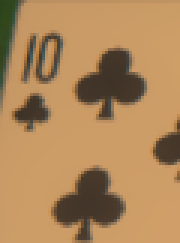
#> input picture templates/cards_new/10_clubs.png, 60 x 81 px (shown 3 times larger)
$ python test_card_detector.py
#> lines starting #> are read from the running program, lines starting #| are printed output that depends on the picture
### detector.py
from __future__ import annotations

from dataclasses import dataclass
from enum import Enum, auto
from pathlib import Path
from typing import Optional

import cv2
import numpy as np
from PIL import Image

from models import Card, Rank, Suit


class LiveUIState(Enum):
    UNKNOWN = auto()
    WAIT_READY = auto()
    WAIT_COLOR_DECISION = auto()
    WAIT_HIGHER_LOWER_DECISION = auto()
    WAIT_INSIDE_OUTSIDE_DECISION = auto()
    WAIT_SUIT_DECISION = auto()
    TRANSITION = auto()


@dataclass(frozen=True, slots=True)
class DetectedCard:
    card: Card
    confidence: float
    source: str = "unknown"


@dataclass(frozen=True, slots=True)
class DetectedButtons:
    ready_visible: bool = False
    red_visible: bool = False
    black_visible: bool = False
    higher_visible: bool = False
    lower_visible: bool = False
    inside_visible: bool = False
    outside_visible: bool = False
    hearts_visible: bool = False
    clubs_visible: bool = False
    diamonds_visible: bool = False
    spades_visible: bool = False
    forfeit_visible: bool = False


@dataclass(frozen=True, slots=True)
class PanelSpec:
    name: str
    template: str
    region: tuple[int, int, int, int]


# ── Button detection ──────────────────────────────────────────────────────────

class ButtonDetector:
    READY_REGION    = (860, 680, 1064, 720)
    READY_TEMPLATE  = "ready.png"
    READY_THRESHOLD = 0.55
    PANEL_THRESHOLD = 0.70

    PANELS = [
        PanelSpec("color",          "color_panel.png",          (780, 730, 1140, 850)),
        PanelSpec("higher_lower",   "higher_lower_panel.png",   (780, 730, 1140, 850)),
        PanelSpec("inside_outside", "inside_outside_panel.png", (780, 730, 1140, 850)),
        PanelSpec("suit",           "suit_panel.png",           (813, 748, 1107, 920)),
    ]

    # [77 lines left out: functions __init__, detect_buttons, _buttons_for_panel, _score, _load, _crop_gray, not called in this run]


# ── State detection ───────────────────────────────────────────────────────────

class StateDetector:
    def __init__(self, button_detector: Optional[ButtonDetector] = None) -> None:
        self.button_detector = button_detector or ButtonDetector()

    def detect_ui_state(self, image) -> LiveUIState:
        return self._from_buttons(self.button_detector.detect_buttons(image))

    # [12 lines left out: function _from_buttons, not called in this run]


# ── Card detection ────────────────────────────────────────────────────────────

class CardDetector:
    CORNER_CROP_W            = 0.42
    CORNER_CROP_H            = 0.42
    CORNER_MATCH_THRESHOLD   = 0.9
    CARD_PRESENCE_EDGE_THRESHOLD = 1200
    CARD_PRESENCE_DARK_RATIO = 0.02

    def __init__(
        self,
        template_dir: str | Path = "templates/cards_new",
        debug: bool = False,
        save_crops: bool = False,
    ) -> None:
        self.template_dir = Path(template_dir)
        self.debug = debug
        self.save_crops = save_crops
        self._crop_counter = 0
        self._templates: list[tuple[Card, np.ndarray]] = []
        self._load_templates()

    def detect_card_at(self, image, region) -> Optional[DetectedCard]:
        region_box = self._to_box(region)
        roi = image.crop((region_box[0], region_box[1],
                          region_box[0] + region_box[2], region_box[1] + region_box[3]))

        if self.save_crops:
            roi.save(Path(f"_dbg_crop_{self._crop_counter:04d}_{region_box[0]}x{region_box[1]}.png"))
            self._crop_counter += 1

        if not self._card_present(roi):
            if self.debug:
                print(f"[DEBUG] no card present in region={region_box}")
            return None

        card, score = self._match_corner(roi)
        if card is None:
            if self.debug:
                print(f"[DEBUG] card visible but not recognized in region={region_box}")
            return None

        if score < self.CORNER_MATCH_THRESHOLD:
            print(f"[WARN] low confidence match: {card} score={score:.3f}")

        return DetectedCard(card=card, confidence=score, source=str(region_box))

    # ── Internal ──────────────────────────────────────────────────────────────

    def _load_templates(self) -> None:
        if not self.template_dir.exists():
            print(f"[WARN] template directory not found: {self.template_dir}")
            return

        for path in sorted(self.template_dir.glob("*.png")):
            card = self._parse_name(path.stem)
            if card is None:
                continue
            img = cv2.imread(str(path), cv2.IMREAD_GRAYSCALE)
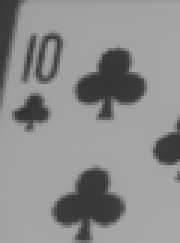
#> img: shape (81, 60) (shown 3 times larger); min 52, max 167, mean 141.2
            if img is None:
                continue
            self._templates.append((card, img))
            if self.debug:
                print(f"[DEBUG] loaded: {path.name} → {card}")
#> pass 2 of the loop in _load_templates, `for path in sorted(self.template_dir.glob("*.png")):`:
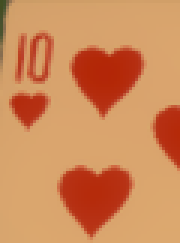
#> input picture templates/cards_new/10_hearts.png, 60 x 81 px (shown 3 times larger)
#> in _load_templates, `img = cv2.imread(str(path), cv2.IMREAD_GRAYSCALE)`:
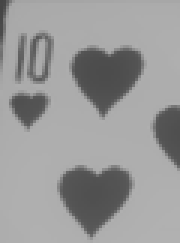
#> img: shape (81, 60) (shown 3 times larger); min 69, max 177, mean 152.9
#> pass 3 of the loop in _load_templates, `for path in sorted(self.template_dir.glob("*.png")):`:
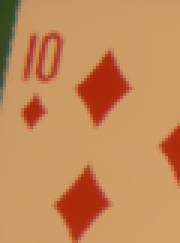
#> input picture templates/cards_new/10_karo.png, 60 x 81 px (shown 3 times larger)
#> in _load_templates, `img = cv2.imread(str(path), cv2.IMREAD_GRAYSCALE)`:
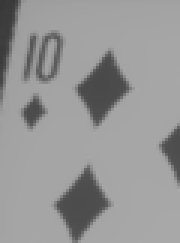
#> img: shape (81, 60) (shown 3 times larger); min 56, max 169, mean 150.2
#> in test_card_detector_detect_card_at_returns_none_for_empty_slot, `image = Image.new("RGB", (1280, 720), "darkgreen")`:
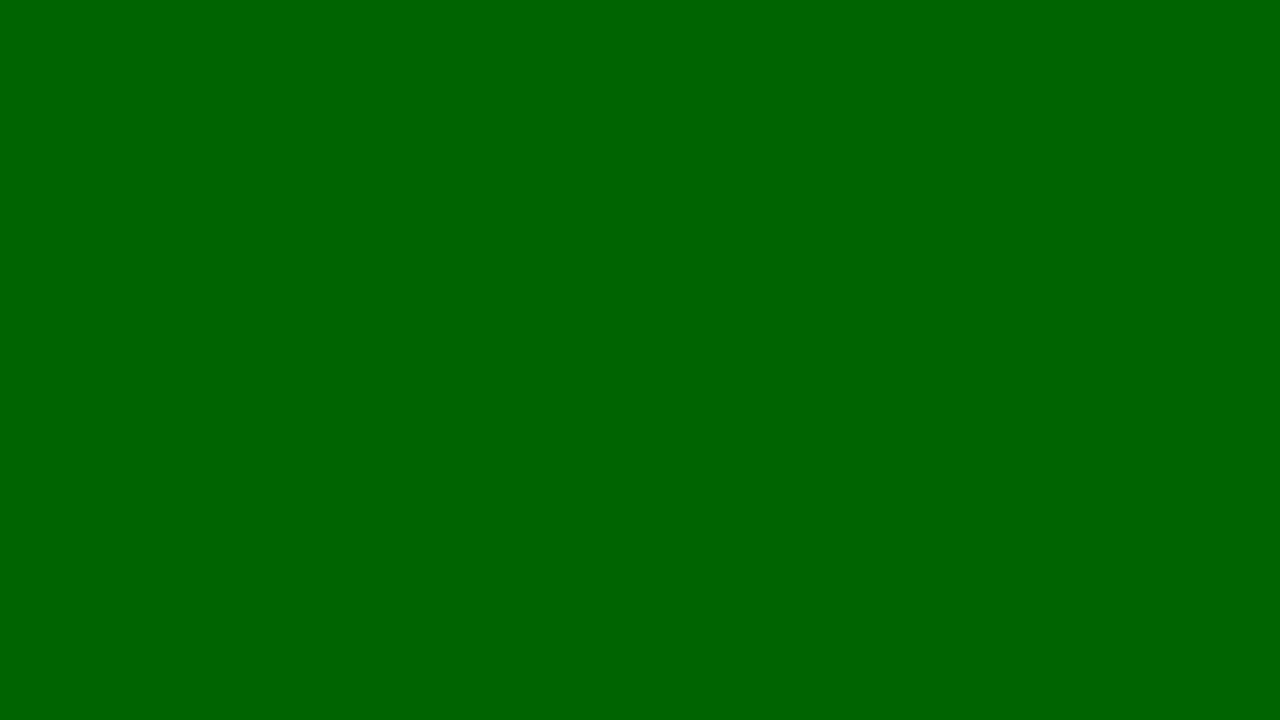
#> image: PIL image 1280x720 RGB; mean R, G, B 0, 100, 0
#> in detect_card_at, `roi = image.crop((region_box[0], region_box[1], region_box[0] + region..`:
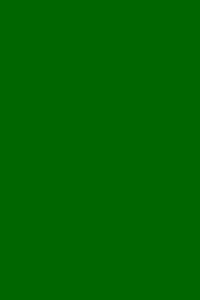
#> roi: PIL image 200x300 RGB; mean R, G, B 0, 100, 0

    def _parse_name(self, stem: str) -> Optional[Card]:
        parts = [p for p in stem.lower().replace("-", "_").split("_") if p]
        if len(parts) < 2:
            return None
        rank = self._parse_rank(parts[0])
        # Try parts[1] first so variant suffixes like _2 or _alt are ignored
        suit = self._parse_suit(parts[1]) or self._parse_suit("_".join(parts[1:]))
        if rank is None or suit is None:
            return None
        return Card(rank=rank, suit=suit)

    def _parse_rank(self, s: str) -> Optional[Rank]:
        return {
            "a": Rank.ACE,   "ace": Rank.ACE,
            "k": Rank.KING,  "king": Rank.KING,
            "q": Rank.QUEEN, "queen": Rank.QUEEN,
            "j": Rank.JACK,  "jack": Rank.JACK,
            "t": Rank.TEN,   "10": Rank.TEN,   "ten": Rank.TEN,
            "9": Rank.NINE,  "8": Rank.EIGHT,  "7": Rank.SEVEN,
            "6": Rank.SIX,   "5": Rank.FIVE,   "4": Rank.FOUR,
            "3": Rank.THREE, "2": Rank.TWO,
        }.get(s)

    def _parse_suit(self, s: str) -> Optional[Suit]:
        return {
            "s": Suit.SPADES,   "spades": Suit.SPADES,   "pik": Suit.SPADES,
            "h": Suit.HEARTS,   "hearts": Suit.HEARTS,   "herz": Suit.HEARTS,
            "c": Suit.CLUBS,    "clubs": Suit.CLUBS,     "kreuz": Suit.CLUBS,
            "d": Suit.DIAMONDS, "diamonds": Suit.DIAMONDS, "karo": Suit.DIAMONDS,
        }.get(s)

    def _card_present(self, roi) -> bool:
        gray = np.array(roi.convert("L"), dtype=np.uint8)
#> gray: shape (300, 200); every value is 59
        edge_count = int(np.count_nonzero(cv2.Canny(gray, 50, 150)))
#> edge_count = 0
        dark_ratio  = float(np.mean(gray < 220))
#> dark_ratio = 1
        if self.debug:
            print(f"[DEBUG] presence edge_count={edge_count} dark_ratio={dark_ratio:.3f}")
#| [DEBUG] presence edge_count=0 dark_ratio=1.000
        return edge_count > self.CARD_PRESENCE_EDGE_THRESHOLD or dark_ratio > self.CARD_PRESENCE_DARK_RATIO

    def _match_corner(self, roi) -> tuple[Optional[Card], float]:
        if not self._templates:
            return None, 0.0
        gray = np.array(roi.convert("L"), dtype=np.uint8)
        h, w = gray.shape
#> h = 300; w = 200
        corner = gray[:int(h * self.CORNER_CROP_H), :int(w * self.CORNER_CROP_W)]
#> corner: shape (126, 84); every value is 59
        return self._best_match(corner)

    def _best_match(self, roi_gray: np.ndarray) -> tuple[Optional[Card], float]:
        best_card: Optional[Card] = None
        best_score = 0.0
        for card, template in self._templates:
            if roi_gray.shape[0] < template.shape[0] or roi_gray.shape[1] < template.shape[1]:
                continue
            _, score, _, _ = cv2.minMaxLoc(cv2.matchTemplate(roi_gray, template, cv2.TM_CCOEFF_NORMED))
            if score > best_score:
                best_score = float(score)
                best_card = card
#> this loop made 3 passes
#> after the loop, best_score = 0
        if self.debug:
            print(f"[DEBUG] best match: {best_card} score={best_score:.3f}")
#| [DEBUG] best match: None score=0.000
        return best_card, best_score

    def _to_box(self, region) -> tuple[int, int, int, int]:
        if hasattr(region, "x"):
            return (int(region.x), int(region.y), int(region.width), int(region.height))
        if isinstance(region, tuple) and len(region) == 4:
            return region
        raise RuntimeError(f"Unsupported region type: {type(region)}")

### models.py
from __future__ import annotations

from dataclasses import dataclass, field
from enum import Enum, auto
from typing import Any, Optional


class Suit(Enum):
    SPADES = "pik"
    HEARTS = "herz"
    CLUBS = "kreuz"
    DIAMONDS = "karo"

    # [5 lines left out: function color_group, not called in this run]


class Rank(Enum):
    TWO = 2
    THREE = 3
    FOUR = 4
    FIVE = 5
    SIX = 6
    SEVEN = 7
    EIGHT = 8
    NINE = 9
    TEN = 10
    JACK = 11
    QUEEN = 12
    KING = 13
    ACE = 14


class ColorGroup(Enum):
    RED = "rot"
    BLACK = "schwarz"


class HigherLowerGuess(Enum):
    HIGHER = "hoeher"
    LOWER = "tiefer"


class InOutGuess(Enum):
    INSIDE = "innerhalb"
    OUTSIDE = "ausserhalb"


class ComparisonResult(Enum):
    HIGHER = "higher"
    LOWER = "lower"
    EQUAL = "equal"


class PositionResult(Enum):
    INSIDE = "inside"
    OUTSIDE = "outside"


class RoundState(Enum):
    ROUND_INIT = auto()
    AWAIT_GUESS_COLOR = auto()
    DRAW_FIRST_CARD = auto()
    AWAIT_GUESS_HIGHER_LOWER = auto()
    DRAW_SECOND_CARD = auto()
    AWAIT_GUESS_INSIDE_OUTSIDE = auto()
    DRAW_THIRD_CARD = auto()
    AWAIT_GUESS_SUIT = auto()
    DRAW_FOURTH_CARD = auto()
    ROUND_WON = auto()
    ROUND_LOST = auto()


@dataclass(frozen=True, slots=True)
class Card:
    rank: Optional[Rank]
    suit: Optional[Suit]

    # [11 lines left out: functions value, color_group, not called in this run]

    def __str__(self) -> str:
        if self.rank is None or self.suit is None:
            return f"Card(rank={self.rank}, suit={self.suit})"
        return f"{self.rank.name}:{self.suit.value}"


@dataclass(slots=True)
class EvaluationResult:
    step: int
    success: bool
    expected: str
    actual: str
    details: dict[str, Any] = field(default_factory=dict)


@dataclass(slots=True)
class GameEvent:
    type: str
    state: str
    payload: dict[str, Any] = field(default_factory=dict)


@dataclass(slots=True)
class RoundContext:
    stake: int = 500
    state: RoundState = RoundState.ROUND_INIT
    deck: list[Card] = field(default_factory=list)
    drawn_cards: list[Card] = field(default_factory=list)

    guess_color: Optional[ColorGroup] = None
    guess_higher_lower: Optional[HigherLowerGuess] = None
    guess_inside_outside: Optional[InOutGuess] = None
    guess_suit: Optional[Suit] = None

    evaluations: list[EvaluationResult] = field(default_factory=list)
    events: list[GameEvent] = field(default_factory=list)

    is_finished: bool = False
    is_won: Optional[bool] = None
    loss_reason: Optional[str] = None

    @property
    def card1(self) -> Optional[Card]:
        return self.drawn_cards[0] if len(self.drawn_cards) >= 1 else None

    @property
    def card2(self) -> Optional[Card]:
        return self.drawn_cards[1] if len(self.drawn_cards) >= 2 else None

    @property
    def card3(self) -> Optional[Card]:
        return self.drawn_cards[2] if len(self.drawn_cards) >= 3 else None

    @property
    def card4(self) -> Optional[Card]:
        return self.drawn_cards[3] if len(self.drawn_cards) >= 4 else None

    # [33 lines left out: functions add_event, add_evaluation, finish_as_lost, finish_as_won, not called in this run]

### test_card_detector.py
from PIL import Image

from detector import CardDetector


def test_card_detector_detect_card_at_returns_none_for_empty_slot() -> None:
    detector = CardDetector(debug=True)  # Debug für alle
    image = Image.new("RGB", (1280, 720), "darkgreen")
    detected = detector.detect_card_at(image, (100, 100, 200, 300))

    assert detected is None
    print("✓ test_card_detector_detect_card_at_returns_none_for_empty_slot passed")


def test_card_detector_detect_cards_returns_list_for_empty_screen() -> None:
    detector = CardDetector(debug=False)
#> pass 2 of the loop in _load_templates, `for path in sorted(self.template_dir.glob("*.png")):`:
#> pass 3 of the loop in _load_templates, `for path in sorted(self.template_dir.glob("*.png")):`:
    image = Image.new("RGB", (1280, 720), "darkgreen")
#> (the run stopped early here; a loop or call above may not have finished)
